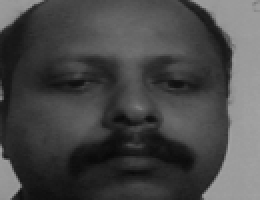
#> input picture datasets/sarju/1.png, 130 x 100 px (shown 2 times larger)
$ python face_recognize.py
#> lines starting #> are read from the running program, lines starting #| are printed output that depends on the picture; after the words box and inside, x2 and y2 are one past the last pixel; in counts of white or black regions, pixels touching at a corner belong together
# It helps in identifying the faces
import cv2, sys, numpy, os

size = 4
haar_file = 'haarcascade_frontalface_default.xml'
datasets = 'datasets'

# Part 1: Create fisherRecognizer
print('Recognizing Face Please Be in sufficient Lights...')

# Create a list of images and a list of corresponding names
(images, labels, names, id) = ([], [], {}, 0)
for (subdirs, dirs, files) in os.walk(datasets):
    for subdir in dirs:
        names[id] = subdir
        subjectpath = os.path.join(datasets, subdir)
        for filename in os.listdir(subjectpath):
            path = subjectpath + '/' + filename
            label = id
            images.append(cv2.imread(path, 0))
            labels.append(int(label))
        id += 1
#> id = 1
(width, height) = (130, 100)

# Create a Numpy array from the two lists above
(images, labels) = [numpy.array(lis) for lis in [images, labels]]

# OpenCV trains a model from the images
# NOTE FOR OpenCV2: remove '.face'
model = cv2.face.LBPHFaceRecognizer_create()
model.train(images, labels)

# Part 2: Use fisherRecognizer on camera stream
face_cascade = cv2.CascadeClassifier(haar_file)
webcam = cv2.VideoCapture(0)
while True:
    (_, im) = webcam.read()
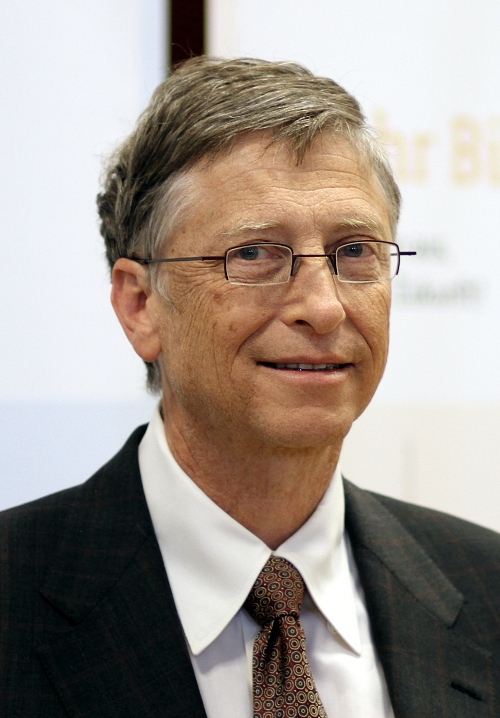
#> input picture ImagesBasic/Bill gates.jpg, 500 x 718 px, given in place of the camera
#> im is the input picture: shape (718, 500, 3); mean B, G, R 143.1, 151.4, 161
    gray = cv2.cvtColor(im, cv2.COLOR_BGR2GRAY)
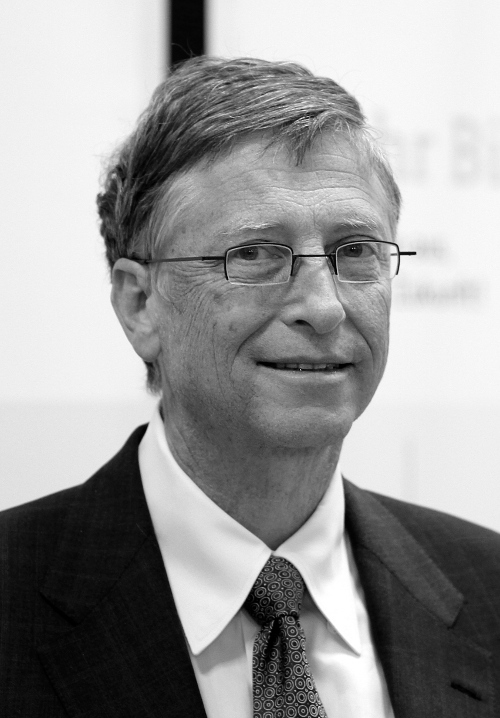
#> gray: shape (718, 500); min 0, max 255, mean 153.4
    faces = face_cascade.detectMultiScale(gray, 1.3, 5)
    for (x, y, w, h) in faces:
        cv2.rectangle(im, (x, y), (x + w, y + h), (255, 0, 0), 2)
        face = gray[y:y + h, x:x + w]
        face_resize = cv2.resize(face, (width, height))
        # Try to recognize the face
        prediction = model.predict(face_resize)
        cv2.rectangle(im, (x, y), (x + w, y + h), (0, 255, 0), 3)

        if prediction[1] < 500:
            cv2.putText(im, '% s - %.0f' %
                    (names[prediction[0]], prediction[1]), (x - 10, y - 10),
                    cv2.FONT_HERSHEY_PLAIN, 1, (0, 255, 0))
        else:
            cv2.putText(im, 'not recognized',
                    (x - 10, y - 10), cv2.FONT_HERSHEY_PLAIN, 1, (0, 255, 0))
#> this loop made 1 pass
#> pass 1, `face = gray[y:y + h, x:x + w]`:
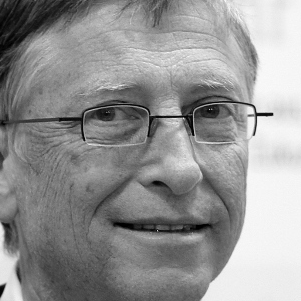
#> face: shape (301, 301); min 0, max 251, mean 148.1
#> pass 1, `face_resize = cv2.resize(face, (width, height))`:
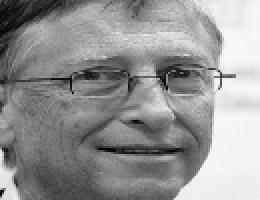
#> face_resize: shape (100, 130) (shown 2 times larger); min 0, max 249, mean 148.2
#> after the loop:
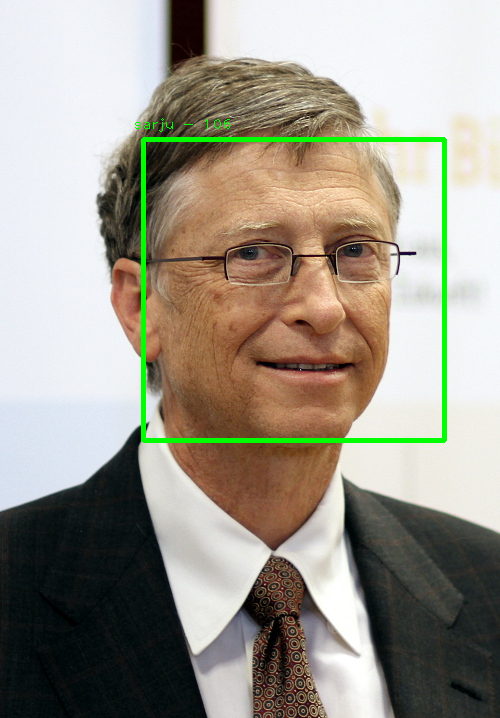
#> im: shape (718, 500, 3); 1.72% of pixels changed, all inside (x1, y1, x2, y2) = (135, 118, 447, 443)

    cv2.imshow('OpenCV', im)

    key = cv2.waitKey(10)
#> (key Esc is pressed here)
    if key == 27:
        break
